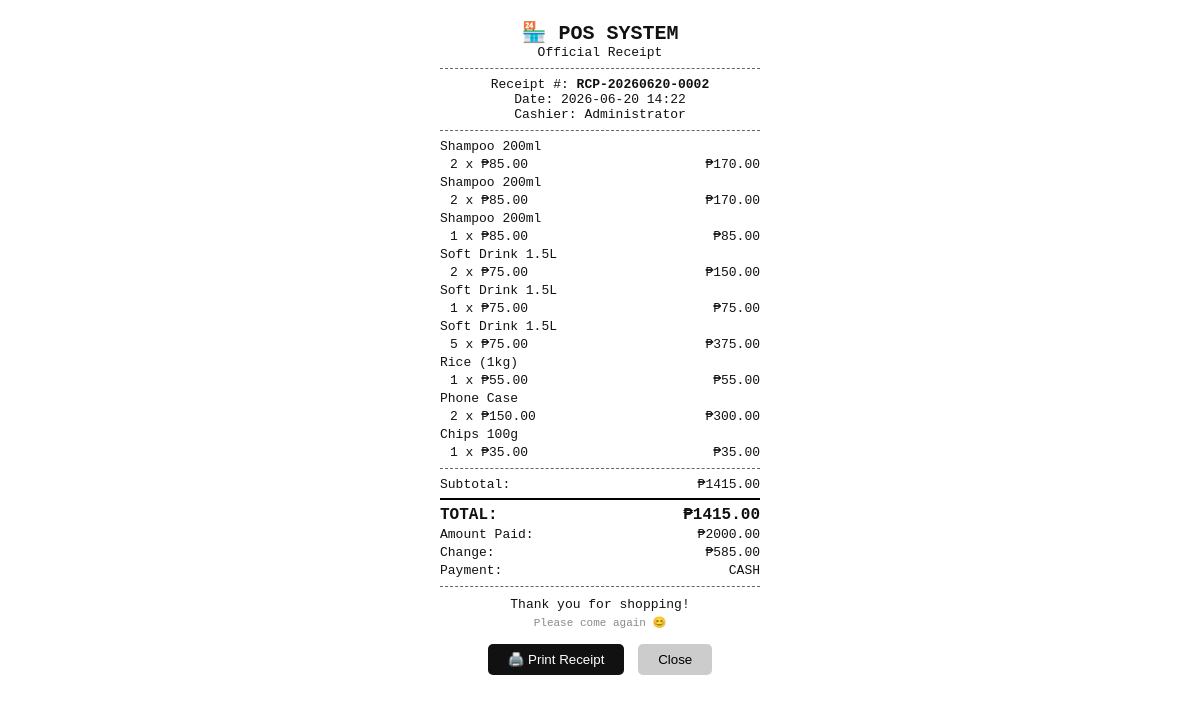
Screenshot of /pos/receipt/2 (signed in) with the database file from the repository.
### tables this page shows
CREATE TABLE transactions (
            id INTEGER PRIMARY KEY AUTOINCREMENT,
            receipt_no TEXT UNIQUE NOT NULL,
            cashier_id INTEGER NOT NULL,
            subtotal REAL NOT NULL,
            discount REAL DEFAULT 0,
            tax REAL DEFAULT 0,
            total REAL NOT NULL,
            amount_paid REAL NOT NULL,
            change_due REAL DEFAULT 0,
            payment_method TEXT DEFAULT 'cash',
            notes TEXT,
            created_at TIMESTAMP DEFAULT CURRENT_TIMESTAMP,
            FOREIGN KEY (cashier_id) REFERENCES users(id)
        );

CREATE TABLE users (
            id INTEGER PRIMARY KEY AUTOINCREMENT,
            username TEXT UNIQUE NOT NULL,
            password TEXT NOT NULL,
            role TEXT NOT NULL DEFAULT 'cashier',
            full_name TEXT,
            created_at TIMESTAMP DEFAULT CURRENT_TIMESTAMP
        );

CREATE TABLE transaction_items (
            id INTEGER PRIMARY KEY AUTOINCREMENT,
            transaction_id INTEGER NOT NULL,
            product_id INTEGER NOT NULL,
            product_name TEXT NOT NULL,
            quantity INTEGER NOT NULL,
            price REAL NOT NULL,
            subtotal REAL NOT NULL,
            FOREIGN KEY (transaction_id) REFERENCES transactions(id),
            FOREIGN KEY (product_id) REFERENCES products(id)
        );

### app.py (the view)
@app.route('/pos/receipt/<int:txn_id>')
@login_required
def receipt(txn_id):
    conn = get_db()
    txn = conn.execute("SELECT t.*, u.full_name FROM transactions t JOIN users u ON t.cashier_id=u.id WHERE t.id=?", (txn_id,)).fetchone()
    items = conn.execute("SELECT * FROM transaction_items WHERE transaction_id=?", (txn_id,)).fetchall()
    conn.close()
    if not txn:
        flash('Transaction not found.', 'error')
        return redirect(url_for('pos'))
    return render_template('receipt.html', txn=txn, items=items)

### app.py (called while the page is built)
def get_db():
    conn = sqlite3.connect(DB)
    conn.row_factory = sqlite3.Row
    return conn

def login_required(f):
    from functools import wraps
    @wraps(f)
    def decorated(*args, **kwargs):
        if 'user_id' not in session:
            return redirect(url_for('login'))
        return f(*args, **kwargs)
    return decorated

### templates/receipt.html (shortened to what this page needs)
<!DOCTYPE html>
<html>
<head>
</head>
<body>
<div class="center">
  <div class="big">🏪 POS SYSTEM</div>
  <div>Official Receipt</div>
  <div class="divider"></div>
  <div>Receipt #: <strong>{{ txn.receipt_no }}</strong></div>
  <div>Date: {{ txn.created_at[:16] }}</div>
  <div>Cashier: {{ txn.full_name }}</div>
</div>
<div class="divider"></div>
{% for item in items %}
<div>{{ item.product_name }}</div>
<div class="row" style="padding-left:10px;">
  <span>{{ item.quantity }} x ₱{{ "%.2f"|format(item.price) }}</span>
  <span>₱{{ "%.2f"|format(item.subtotal) }}</span>
</div>
{% endfor %}
<div class="divider"></div>
<div class="row"><span>Subtotal:</span><span>₱{{ "%.2f"|format(txn.subtotal) }}</span></div>
<div class="row total-row"><span>TOTAL:</span><span>₱{{ "%.2f"|format(txn.total) }}</span></div>
<div class="row"><span>Amount Paid:</span><span>₱{{ "%.2f"|format(txn.amount_paid) }}</span></div>
<div class="row"><span>Change:</span><span>₱{{ "%.2f"|format(txn.change_due) }}</span></div>
<div class="row"><span>Payment:</span><span>{{ txn.payment_method | upper }}</span></div>
<div class="divider"></div>
<div class="center" style="margin-top:10px;">
  <div>Thank you for shopping!</div>
  <div style="font-size:11px;color:#888;margin-top:4px;">Please come again 😊</div>
</div>
<br>
<div style="text-align:center;">
  <button onclick="window.print()" style="padding:8px 20px;background:#111;color:#fff;border:none;cursor:pointer;border-radius:5px;">🖨️ Print Receipt</button>
  <button onclick="window.close()" style="padding:8px 20px;background:#ccc;border:none;cursor:pointer;border-radius:5px;margin-left:6px;">Close</button>
</div>
</body>
</html>

### templates/receipt.html (style rules this page uses)
body { font-family:'Courier New',monospace;max-width:320px;margin:20px auto;font-size:13px;background:#fff;color:#111; }
.center { text-align:center; }
.divider { border-top:1px dashed #666;margin:8px 0; }
.row { display:flex;justify-content:space-between;margin:3px 0; }
.total-row { font-size:16px;font-weight:bold;border-top:2px solid #000;margin-top:6px;padding-top:6px; }
.big { font-size:20px;font-weight:bold; }

### rows the page displays
transactions: receipt_no "RCP-20260620-0002", created_at "2026-06-20 14:22", subtotal "1415.00", total "1415.00", amount_paid "2000.00", change_due "585.00", payment_method "CASH"
users: full_name "Administrator"
transaction_items: product_name "Shampoo 200ml", quantity "2", price "85.00", subtotal "170.00"
transaction_items: product_name "Shampoo 200ml", quantity "2", price "85.00", subtotal "170.00"
transaction_items: product_name "Shampoo 200ml", quantity "1", price "85.00", subtotal "85.00"
transaction_items: product_name "Soft Drink 1.5L", quantity "2", price "75.00", subtotal "150.00"
transaction_items: product_name "Soft Drink 1.5L", quantity "1", price "75.00", subtotal "75.00"
transaction_items: product_name "Soft Drink 1.5L", quantity "5", price "75.00", subtotal "375.00"
transaction_items: product_name "Rice (1kg)", quantity "1", price "55.00", subtotal "55.00"
transaction_items: product_name "Phone Case", quantity "2", price "150.00", subtotal "300.00"
transaction_items: product_name "Chips 100g", quantity "1", price "35.00", subtotal "35.00"
